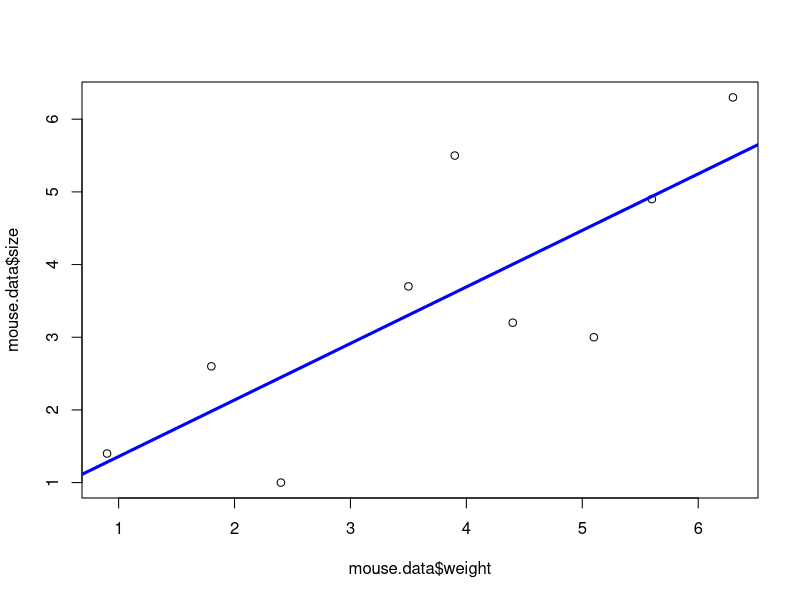
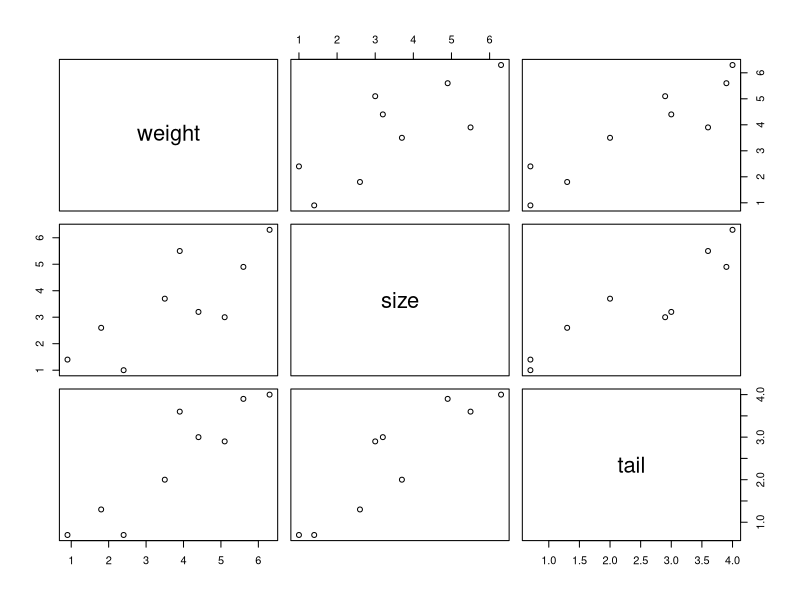
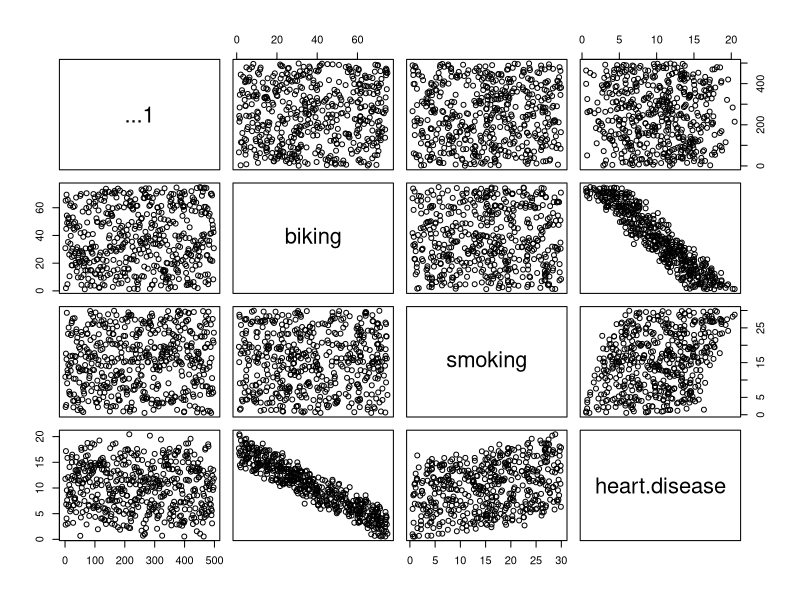
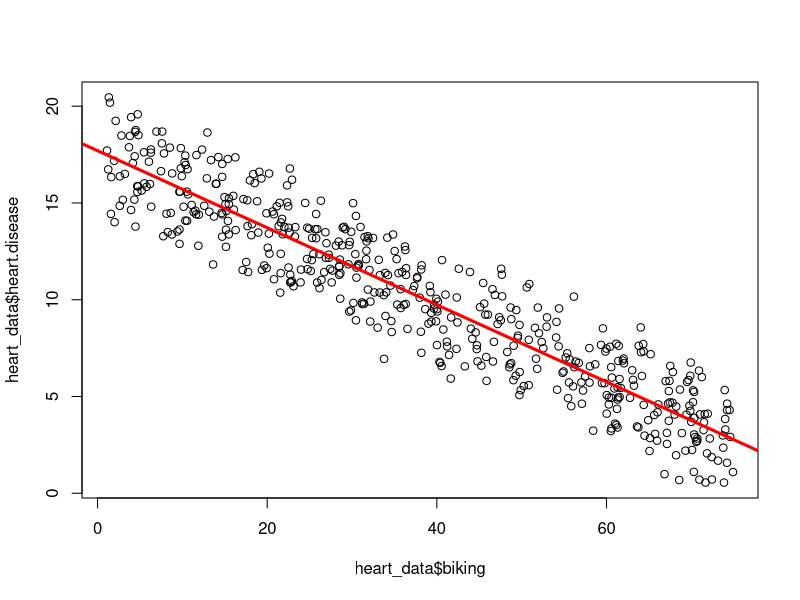

The R source for these figures, in order: (Note: this script raises an error after producing the figures.)
### Re-reproduce mouse size prediction from statquest with Josh Starmer
#simple regression
mouse.data <- data.frame(weight = c(0.9, 1.8, 2.4, 3.5, 3.9, 4.4, 5.1, 5.6, 6.3), 
                         size =c(1.4, 2.6, 1.0, 3.7, 5.5, 3.2, 3.0, 4.9, 6.3),
                         tail = c(0.7, 1.3, 0.7, 2.0, 3.6, 3.0, 2.9, 3.9, 4.0))

plot(mouse.data$weight, mouse.data$size)
simple_regression <- lm(size~weight, data = mouse.data)
summary(simple_regression)
abline(simple_regression, col = 'blue', lwd = 3)

#Multiple regression

plot(mouse.data)
multi_regression <-lm(size~weight + tail, data = mouse.data)
summary(multi_regression)

### Multiple regression in Fish market dataset from Kaggle
## This dataset is a record of 3 common different activities affected in heart desease rate. 
##With this dataset, a predictive model can be performed using machine friendly data
##and estimate the heart desease.

# 1. Load library
library(readr)
library(tidyverse)
library(tidyr)
library(broom)
library(MLmetrics)
# 2. load dataset
heart_data <- read_csv("heart.data.csv")
View(heart_data)
plot(heart_data)

# 3. Split the data to training and testing
trainingRowIndex <- sample(1:nrow(heart_data ), 0.8*nrow(heart_data ))
trainingData <- heart_data[trainingRowIndex,]
testingData <- heart_data[-trainingRowIndex,]

#4. Fit biking and heart.desease to linear regression
plot(heart_data$biking, heart_data$heart.disease)
biking_regression <-lm(heart.disease~biking, data = heart_data)
summary(biking_regression)
tidy(biking_regression)
abline(biking_regression, col='red', lwd = 3)

disease_Pred <- predict(biking_regression, testingData)
actuals_preds <- data.frame(cbind(actuals=testData$heart.disease, predicteds=disease_Pred))  # make actuals_predicteds dataframe.
correlation_accuracy <- cor(actuals_preds)  
head(actuals_preds)
mape <-MAPE(actuals_preds$actuals,actuals_preds$predciteds ) # mean absolute percentage error

#5. Fit multiple regression

multiple_regression = lm(heart.disease ~ biking + smoking, data = heart_data)
summary(multiple_regression)
